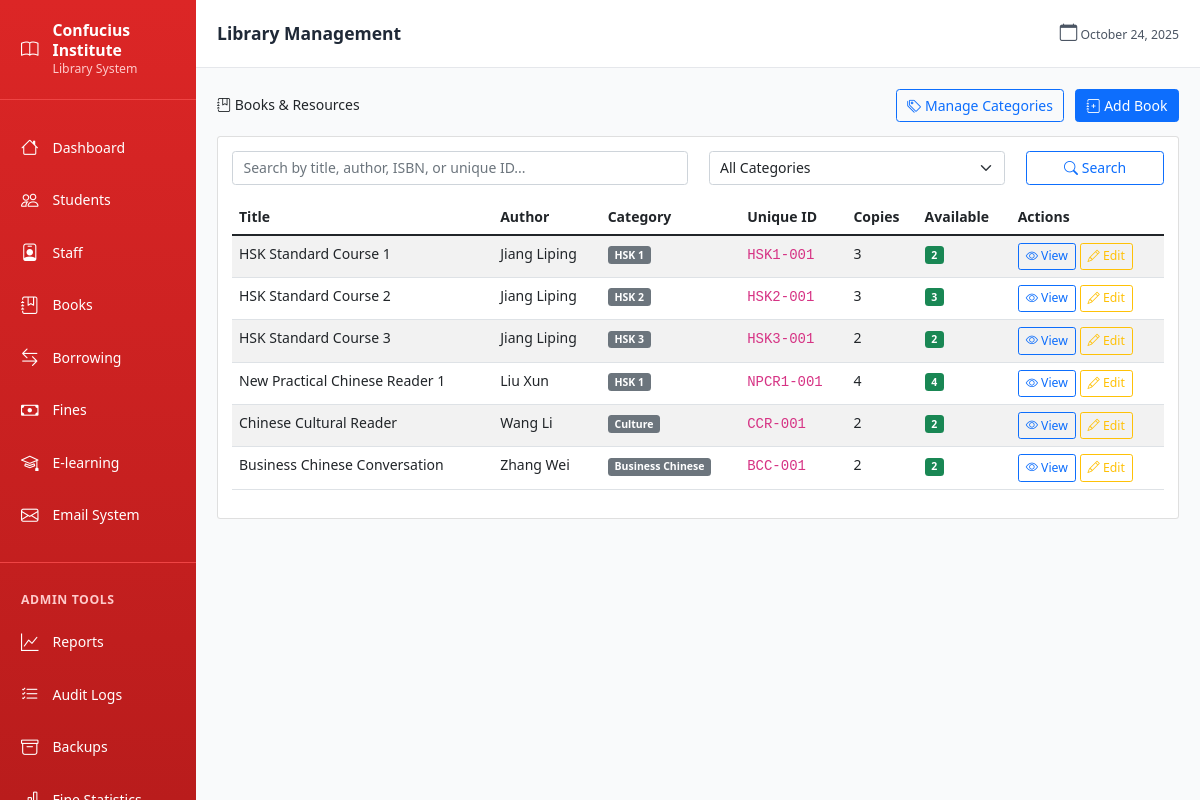
/books/ (signed in), run on the app's committed database.
### models.py (models this page shows)
class Book(db.Model):
    id = db.Column(db.Integer, primary_key=True)
    title = db.Column(db.String(200), nullable=False)
    author = db.Column(db.String(200))
    publisher = db.Column(db.String(200))
    isbn = db.Column(db.String(20), unique=True, nullable=True)
    unique_id = db.Column(db.String(50), unique=True, nullable=False)
    category_id = db.Column(db.Integer, db.ForeignKey('category.id'), nullable=True)
    total_copies = db.Column(db.Integer, default=1)
    shelf_location = db.Column(db.String(50))
    created_at = db.Column(db.DateTime, default=datetime.utcnow)
    borrow_records = db.relationship('BorrowRecord', backref='book_ref', lazy=True)
    @property
    def available_copies(self):
        borrowed_count = BorrowRecord.query.filter_by(book_id=self.id, returned_at=None).count()
        return self.total_copies - borrowed_count
    @property
    def category_name(self):
        return self.category_ref.name if self.category_ref else 'Uncategorized'

class Category(db.Model):
    id = db.Column(db.Integer, primary_key=True)
    name = db.Column(db.String(100), unique=True, nullable=False)
    description = db.Column(db.Text)
    created_at = db.Column(db.DateTime, default=datetime.utcnow)
    books = db.relationship('Book', backref='category_ref', lazy=True)

### blueprints/books.py (the view, shortened to what this page needs)
@books_bp.route('/')
@login_required
def list_books():
    search = request.args.get('search', '')
    category_id = request.args.get('category_id', '')
    query = Book.query
    if category_id:
        query = query.filter_by(category_id=category_id)
    books = query.all()
    categories = Category.query.all()
    return render_template('books/list.html',
                         books=books,
                         categories=categories,
                         search=search,
                         selected_category=category_id)

### templates/books/list.html (shortened to what this page needs)
{% extends "base.html" %}
{% block content %}
<div class="d-flex justify-content-between align-items-center mb-3">
    <h2><i class="bi bi-journal-bookmark"></i> Books & Resources</h2>
    <div>
        <a href="{{ url_for('books.list_categories') }}" class="btn btn-outline-primary me-2">
            <i class="bi bi-tags"></i> Manage Categories
        </a>
        <a href="{{ url_for('books.add_book') }}" class="btn btn-primary">
            <i class="bi bi-journal-plus"></i> Add Book
        </a>
    </div>
</div>
<div class="card">
    <div class="card-body">
        <form method="GET" class="mb-3">
            <div class="row">
                <div class="col-md-6">
                    <input type="text" class="form-control" name="search" placeholder="Search by title, author, ISBN, or unique ID..." value="{{ search }}">
                </div>
                <div class="col-md-4">
                    <select class="form-select" name="category_id">
                        <option value="">All Categories</option>
                    </select>
                </div>
                <div class="col-md-2">
                    <button type="submit" class="btn btn-outline-primary w-100">
                        <i class="bi bi-search"></i> Search
                    </button>
                </div>
            </div>
        </form>
        {% if books %}
        <div class="table-responsive">
            <table class="table table-striped">
                <thead>
                    <tr>
                        <th>Title</th>
                        <th>Author</th>
                        <th>Category</th>
                        <th>Unique ID</th>
                        <th>Copies</th>
                        <th>Available</th>
                        <th>Actions</th>
                    </tr>
                </thead>
                <tbody>
                    {% for book in books %}
                    <tr>
                        <td>{{ book.title }}</td>
                        <td>{{ book.author or 'N/A' }}</td>
                        <td>
                            <span class="badge bg-secondary">{{ book.category_name }}</span>
                        </td>
                        <td><code>{{ book.unique_id }}</code></td>
                        <td>{{ book.total_copies }}</td>
                        <td>
                            <span class="badge bg-{{ 'success' if book.available_copies > 0 else 'danger' }}">
                                {{ book.available_copies }}
                            </span>
                        </td>
                        <td>
                            <a href="{{ url_for('books.view_book', book_id=book.id) }}" class="btn btn-sm btn-outline-primary">
                                <i class="bi bi-eye"></i> View
                            </a>
                            <a href="{{ url_for('books.edit_book', book_id=book.id) }}" class="btn btn-sm btn-outline-warning">
                                <i class="bi bi-pencil"></i> Edit
                            </a>
                        </td>
                    </tr>
                    {% endfor %}
                </tbody>
            </table>
        </div>
        {% endif %}
    </div>
</div>
{% endblock %}

### templates/base.html (style rules this page uses)
:root { font-size: 14px; }

### data on the page
Book: title "HSK Standard Course 1", author "Jiang Liping", category_name "HSK 1", unique_id "HSK1-001", total_copies "3", available_copies "2"
Book: title "HSK Standard Course 2", author "Jiang Liping", category_name "HSK 2", unique_id "HSK2-001", total_copies "3", available_copies "3"
Book: title "HSK Standard Course 3", author "Jiang Liping", category_name "HSK 3", unique_id "HSK3-001", total_copies "2", available_copies "2"
Book: title "New Practical Chinese Reader 1", author "Liu Xun", category_name "HSK 1", unique_id "NPCR1-001", total_copies "4", available_copies "4"
Book: title "Chinese Cultural Reader", author "Wang Li", category_name "Culture", unique_id "CCR-001", total_copies "2", available_copies "2"
Book: title "Business Chinese Conversation", author "Zhang Wei", category_name "Business Chinese", unique_id "BCC-001", total_copies "2", available_copies "2"
